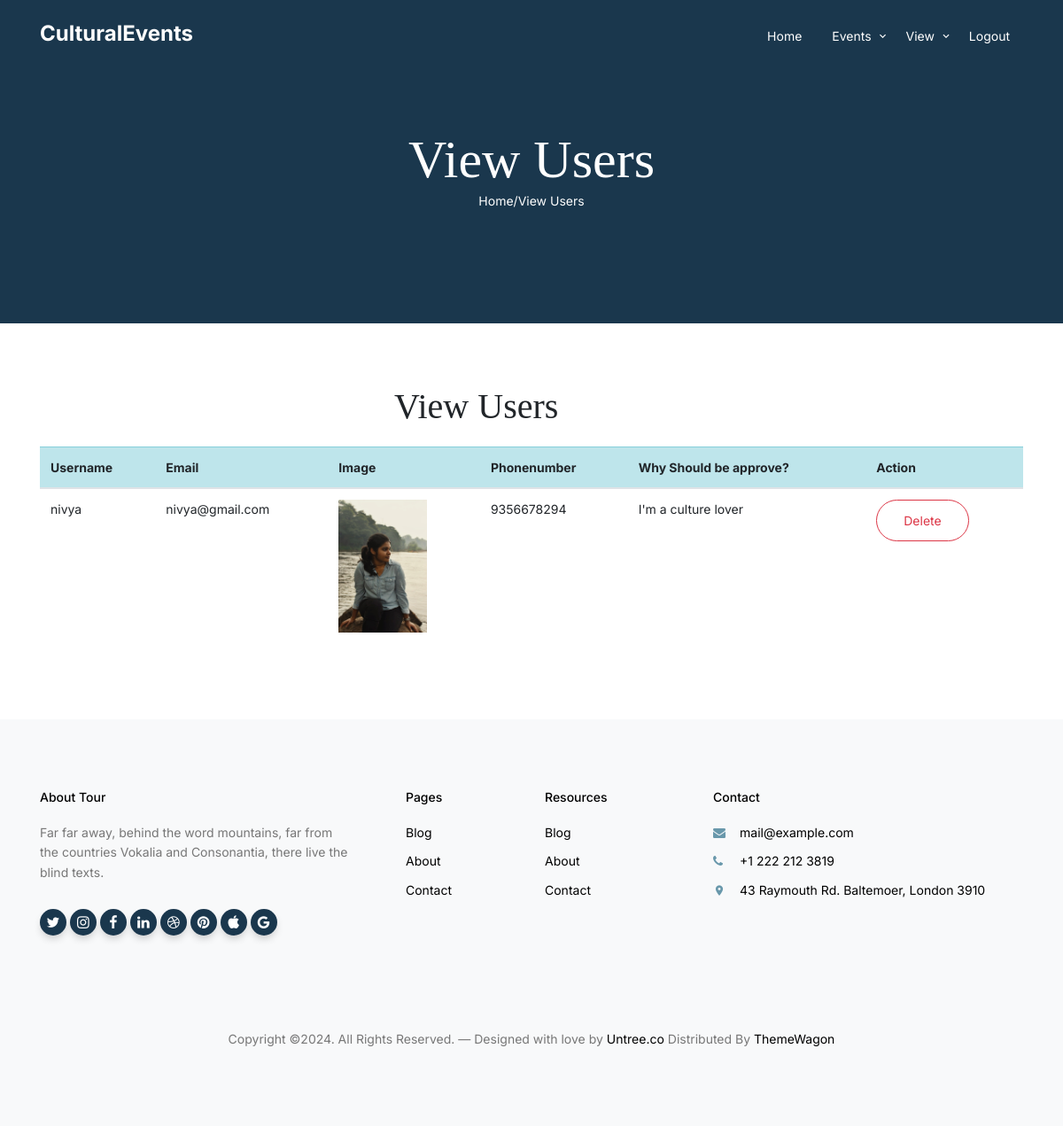
/viewuser/, run on the app's committed database.
### app/models.py (models this page shows)
class User(models.Model):
    user= models.ForeignKey(Login,on_delete=models.CASCADE,null=True)
    Username=models.CharField(max_length=20)
    Email=models.EmailField()
    Phonenumber=models.IntegerField()
    Password=models.CharField(max_length=20,null=True)
    Image=models.ImageField(upload_to="Image",null=True)
    Address=models.CharField(max_length=200,null=True)
    status=models.CharField(max_length=20,default='pending')

### app/views.py (the view)
# urls.py: path('viewuser/',views.viewuser),
def viewuser(request):
    data=User.objects.all()
    return render(request,"Admin/viewusers.html",{"data":data})

### templates/Admin/viewusers.html (shortened to what this page needs)
{% extends 'Admin/common_ad.html' %}
{% load static %}
{% block content %}
  <div class="hero hero-inner">
    <div class="container">
      <div class="row align-items-center">
        <div class="col-lg-6 mx-auto text-center">
          <div class="intro-wrap">
            <h1 class="mb-0">View Users</h1>
            <p class="text-white"><a href="/adminhome" style="color: white;">Home</a>/View Users</p>
          </div>
        </div>
      </div>
    </div>
  </div>
  <div class="untree_co-section">
    <div class="container">
      <h1 class="mb-0" style="margin-left: 400px;">View Users</h1><br>
      <div class="row">
        <div class="col-lg-12 mb-5 mb-lg-0">
            <table class="table table-hover" cellspacing="2" cellpadding="2">
                <thread>
                  <tr class="table-info">
                      <th scope="col">Username</th>
                      <th scope="col">Email</th>
                      <th scope="col">Image</th>
                      <th scope="col">Phonenumber</th>
                      <th scope="col">Why Should be approve?</th>
                      <th colspan="3" scope="col">Action</th>
                  </tr>
                  {% for i in data %}
                </thread>
                <tbody>
                  <tr>
                      <td>{{i.Username}}</td>
                      <td>{{i.Email}}</td>
                      <td><img src="/static/media/{{i.Image}}" style="width: 100px;"></td>
                      <td>{{i.Phonenumber}}</td>
                      <td>{{i.Address}}</td>
                      {% if i.user.is_active == 0 %}
                      <td><a href="/actionuser?id={{i.user.id}}&status=1" class="btn btn-success">Approve</a></td>
                      <td><a href="/rejectuser?id={{i.id}}" class="btn btn-danger">Reject</a></td>
                      {% else %}
                      <td><a href="/deleteuser?id={{i.id}}" class="btn btn-outline-danger">Delete</a></td>
                        {% endif %}
                  </tr>
                  {% endfor %}
                </tbody>
              </table>
        </div>
      </div>
    </div>
  </div>
  {% endblock %}

### static/css/style.css (style rules this page uses)
body { font-family: "Inter", sans-serif; line-height: 1.5; background: #ffffff; overflow-x: hidden; font-size: 14px; }
body:before { content: ""; position: fixed; top: 0; left: 0; z-index: 99; right: 0; bottom: 0; background: rgba(0, 0, 0, 0.2); opacity: 0; visibility: hidden; -webkit-transition: .3s all ease; -o-transition: .3s all ease; transition: .3s all ease; }
a { color: #1A374D; -webkit-transition: .3s all ease; -o-transition: .3s all ease; transition: .3s all ease; }
h1, .h1, h2, .h2, h3, .h3, h4, .h4 { font-family: "Source Serif Pro", serif; }
.btn { padding-top: 12px; padding-bottom: 12px; padding-left: 30px; padding-right: 30px; border-radius: 30px; font-size: 14px; }
.hero { padding: 7rem 0 10rem 0; background: #6998AB; margin-bottom: 100px; }
.hero.hero-inner { padding: 9rem 0 7rem 0; margin-bottom: auto; background: #1A374D; }
.hero h1 { color: #ffffff; font-size: 60px; }
.hero .intro-wrap { position: relative; z-index: 1; }
.untree_co-section { padding: 70px 0; }

### data on the page
User: Username "nivya", Email "nivya@gmail.com", Image (picture), Phonenumber "9356678294", Address "I'm a culture lover"
